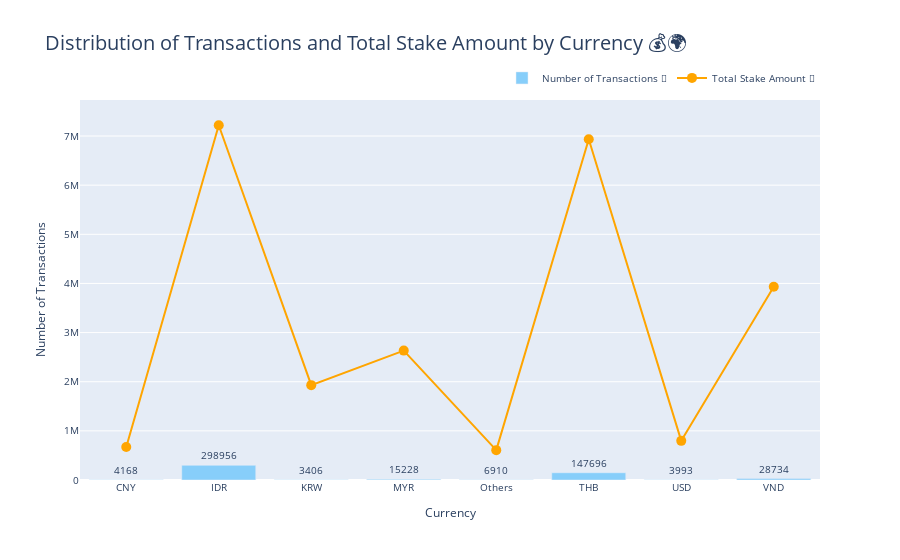

The code cell stored with this chart in its notebook:
### Code cell
def plot_currency_distribution_plotly(currency_summary):
    """
    This function creates an interactive plot showing the distribution of transactions and total stake amount by currency using Plotly.
    
    Parameters:
    - currency_summary: DataFrame containing summary of transactions and stake amount by currency.
    """

    # Create the bar plot for number of transactions
    fig = go.Figure()

    fig.add_trace(go.Bar(
        x=currency_summary['Currency'],
        y=currency_summary['total_transactions'],
        name='Number of Transactions 🧾',  # Cute emoji for transactions
        marker_color='lightskyblue',
        text=currency_summary['total_transactions'],
        textposition='auto',
        hovertemplate='Transactions: %{y}'
    ))

    # Add the line plot for total stake amount
    fig.add_trace(go.Scatter(
        x=currency_summary['Currency'],
        y=currency_summary['total_stake'],
        name='Total Stake Amount 💸',  # Cute emoji for money
        mode='lines+markers',
        marker=dict(color='orange', size=10, symbol='circle'),
        line=dict(color='orange', width=2),
        text=currency_summary['total_stake'].apply(lambda x: f'SGD {x:,.2f}'),
        hovertemplate='Total Stake: %{text}'
    ))

    # Update the layout to be aesthetically pleasing and professional
    fig.update_layout(
        # Title with cute emojis
        title="Distribution of Transactions and Total Stake Amount by Currency 💰🌍",
        title_font_size=20,
        xaxis_title="Currency",
        yaxis_title="Number of Transactions",
        # Layout aesthetics
        font=dict(size=10),
        showlegend=True,
        legend=dict(
            orientation="h",  # Horizontal legend for clean look
            yanchor="bottom",
            y=1.02,
            xanchor="right",
            x=1
        )
    )

    # Display the plot
    fig.show()


# Step 4: Plot the distribution of transactions by currency using Plotly
plot_currency_distribution_plotly(currency_summary)

### Figure 1 — Plotly figure (JSON) as saved in the notebook; plotly's stock layout.template omitted (floating-point values rounded to 4 significant figures)
{"data": [{"hovertemplate": "Transactions: %{y}", "marker": {"color": "lightskyblue"}, "name": "Number of Transactions 🧾", "text": [4168, 298956, 3406, 15228, 6910, 147696, 3993, 28734], "textposition": "auto", "type": "bar", "x": ["CNY", "IDR", "KRW", "MYR", "Others", "THB", "USD", "VND"], "y": [4168, 298956, 3406, 15228, 6910, 147696, 3993, 28734]}, {"hovertemplate": "Total Stake: %{text}", "line": {"color": "orange", "width": 2}, "marker": {"color": "orange", "size": 10, "symbol": "circle"}, "mode": "lines+markers", "name": "Total Stake Amount 💸", "text": ["SGD 673,002.69", "SGD 7,219,486.39", "SGD 1,930,518.28", "SGD 2,633,034.60", "SGD 607,355.00", "SGD 6,936,195.68", "SGD 796,550.36", "SGD 3,931,245.75"], "type": "scatter", "x": ["CNY", "IDR", "KRW", "MYR", "Others", "THB", "USD", "VND"], "y": [673000.0, 7219000.0, 1931000.0, 2633000.0, 607400.0, 6936000.0, 796600.0, 3931000.0]}], "layout": {"font": {"size": 10}, "legend": {"orientation": "h", "x": 1, "xanchor": "right", "y": 1.02, "yanchor": "bottom"}, "showlegend": true, "title": {"font": {"size": 20}, "text": "Distribution of Transactions and Total Stake Amount by Currency 💰🌍"}, "xaxis": {"title": {"text": "Currency"}}, "yaxis": {"title": {"text": "Number of Transactions"}}}}
